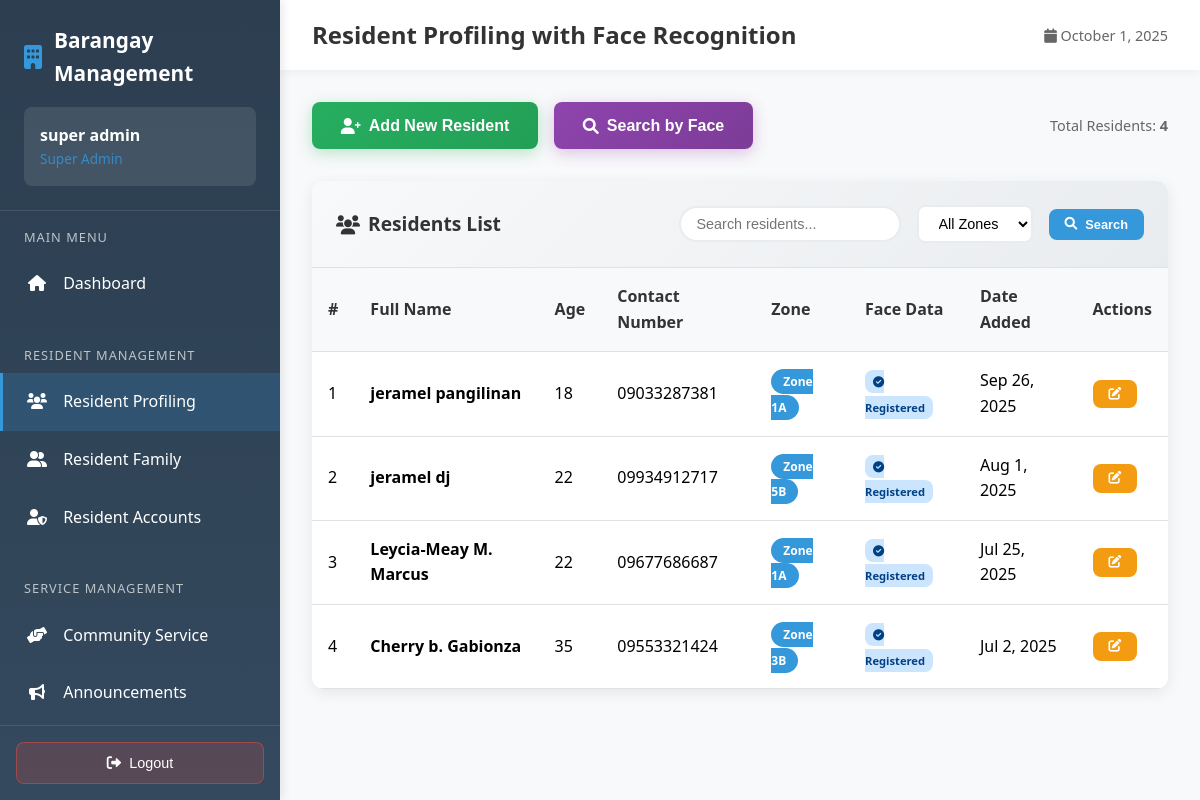
Page /employee/admin/resident-profiling.php (signed in) on the committed database.
### tables this page shows
CREATE TABLE `residents` (
  `id` int(11) NOT NULL,
  `first_name` varchar(100) NOT NULL,
  `middle_initial` varchar(1) DEFAULT NULL,
  `last_name` varchar(100) NOT NULL,
  `full_name` varchar(255) DEFAULT NULL,
  `suffix` varchar(50) DEFAULT NULL,
  `age` int(11) NOT NULL,
  `contact_number` varchar(20) NOT NULL,
  `zone` enum('Zone 1A','Zone 1B','Zone 2A','Zone 2B','Zone 3A','Zone 3B','Zone 4A','Zone 4B','Zone 5A','Zone 5B','Zone 6A','Zone 6B','Zone 7A','Zone 7B') NOT NULL DEFAULT 'Zone 1A',
  `email` varchar(100) DEFAULT NULL,
  `created_at` timestamp NOT NULL DEFAULT current_timestamp(),
  `updated_at` timestamp NOT NULL DEFAULT current_timestamp() ON UPDATE current_timestamp(),
  `photo_path` varchar(255) DEFAULT NULL,
  `face_descriptor` text DEFAULT NULL,
  `face_embedding` text DEFAULT NULL,
  `face_photo` longtext DEFAULT NULL,
  `liveness_verified` tinyint(1) DEFAULT 0,
  `total_volunteer_hours` decimal(6,1) DEFAULT 0.0,
  `total_volunteer_events` int(11) DEFAULT 0,
  `last_volunteer_date` date DEFAULT NULL,
  `volunteer_status` enum('inactive','active','outstanding') DEFAULT 'inactive',
  `status` varchar(20) NOT NULL DEFAULT 'active'
);

### employee/admin/resident-profiling.php (the view, shortened to what this page needs)
<?php
require_once '../../config.php';
$search = isset($_GET['search']) ? mysqli_real_escape_string($connection, $_GET['search']) : '';
$page = isset($_GET['page']) ? intval($_GET['page']) : 1;
$records_per_page = 10;
$offset = ($page - 1) * $records_per_page;
$where_conditions = [];
$where_clause = !empty($where_conditions) ? 'WHERE ' . implode(' AND ', $where_conditions) : '';
$count_query = "SELECT COUNT(*) as total FROM residents $where_clause";
$count_result = mysqli_query($connection, $count_query);
$total_records = mysqli_fetch_assoc($count_result)['total'];
$residents_query = "SELECT * FROM residents $where_clause ORDER BY created_at DESC LIMIT $records_per_page OFFSET $offset";
$residents_result = mysqli_query($connection, $residents_query);
$row_number = $offset + 1;
?>
<!DOCTYPE html>
<html lang="en">
<head>
    <link href="https://cdnjs.cloudflare.com/ajax/libs/font-awesome/6.0.0/css/all.min.css" rel="stylesheet">
</head>
<body>
    <nav class="sidebar" id="sidebar">
        <div class="sidebar-header">
            <div class="sidebar-brand">
                <i class="fas fa-building"></i>
                Barangay Management
            </div>
            <div class="user-info">
                <div class="user-name"><?php echo $_SESSION['full_name']; ?></div>
                <div class="user-role">Super Admin</div>
            </div>
        </div>
        <div class="sidebar-nav">
            <div class="nav-section">
                <div class="nav-section-title">Main Menu</div>
                <a href="dashboard.php" class="nav-item">
                    <i class="fas fa-home"></i>
                    Dashboard
                </a>
            </div>
            <div class="nav-section">
                <div class="nav-section-title">Resident Management</div>
                <a href="resident-profiling.php" class="nav-item active">
                    <i class="fas fa-users"></i>
                    Resident Profiling
                </a>
                <a href="resident_family.php" class="nav-item">
                    <i class="fas fa-user-friends"></i>
                    Resident Family
                </a>
                <a href="resident_account.php" class="nav-item">
					<i class="fas fa-user-shield"></i>
					Resident Accounts
				</a>
            </div>
            <div class="nav-section">
                <div class="nav-section-title">Service Management</div>
                <a href="community_service.php" class="nav-item">
                    <i class="fas fa-hands-helping"></i>
                    Community Service
                </a>
                <a href="announcements.php" class="nav-item">
                    <i class="fas fa-bullhorn"></i>
                    Announcements
                </a>
                <a href="complaints.php" class="nav-item">
                </a>
            </div>
        </div>
        <div class="logout-section">
            <form action="../logout.php" method="POST" id="logoutForm" style="width: 100%;">
                <button type="button" class="logout-btn" onclick="handleLogout()">
                    <i class="fas fa-sign-out-alt"></i>
                    Logout
                </button>
            </form>
        </div>
    </nav>
    <div class="main-content">
        <div class="top-bar">
            <h1 class="page-title">Resident Profiling with Face Recognition</h1>
            <div style="display: flex; align-items: center; gap: 1rem;">
                <span style="color: #666; font-size: 0.9rem;">
                    <i class="fas fa-calendar"></i> <?php echo date('F j, Y'); ?>
                </span>
            </div>
        </div>
        <div class="content-area">
            <div class="action-buttons">
                <div style="display: flex; gap: 1rem; flex-wrap: wrap;">
                    <button class="btn btn-add-resident" onclick="showModal('createModal')">
                        <i class="fas fa-user-plus"></i> Add New Resident
                    </button>
                    <button class="btn btn-face-search" onclick="showModal('searchModal')">
                        <i class="fas fa-search"></i> Search by Face
                    </button>
                </div>
                <div style="color: #666; font-size: 0.9rem;">
                    Total Residents: <strong><?php echo $total_records; ?></strong>
                </div>
            </div>
            <div class="table-card">
                <div class="table-header">
                    <div class="table-title">
                        <i class="fas fa-users"></i>
                        Residents List
                    </div>
                    <div class="search-filters">
                        <form method="GET" style="margin-left: auto; display:flex; gap:1rem; align-items:center;">
                            <input type="text" name="search" placeholder="Search residents..."
                                   class="search-input" value="<?php echo htmlspecialchars($search); ?>">
                            <select name="zone" class="filter-select">
                                <option value="">All Zones</option>
                            </select>
                            <button type="submit" class="btn btn-primary btn-sm">
                                <i class="fas fa-search"></i> Search
                            </button>
                        </form>
                    </div>
                </div>
                <div class="table-responsive">
                    <table class="table">
                        <thead>
                            <tr>
                                <th>#</th>
                                <th>Full Name</th>
                                <th>Age</th>
                                <th>Contact Number</th>
                                <th>Zone</th>
                                <th>Face Data</th>
                                <th>Date Added</th>
                                <th>Actions</th>
                            </tr>
                        </thead>
                        <tbody>
                            <?php if (mysqli_num_rows($residents_result) > 0): ?>
                                <?php while ($resident = mysqli_fetch_assoc($residents_result)): ?>
                                    <tr>
                                        <td><?php echo $row_number++; ?></td>
                                        <td>
                                            <strong><?php echo htmlspecialchars($resident['full_name']); ?></strong>
                                        </td>
                                        <td><?php echo $resident['age']; ?></td>
                                        <td><?php echo htmlspecialchars($resident['contact_number']); ?></td>
                                        <td>
                                            <span class="status-badge zone-badge">
                                                <?php echo htmlspecialchars($resident['zone']); ?>
                                            </span>
                                        </td>
                                        <td>
                                            <?php if ($resident['face_descriptor']): ?>
                                                <span class="face-badge face-registered">
                                                    <i class="fas fa-check-circle"></i> Registered
                                                </span>
                                            <?php else: ?>
                                                <span class="face-badge">
                                                    <i class="fas fa-times-circle"></i> Not Set
                                                </span>
                                            <?php endif; ?>
                                        </td>
                                        <td><?php echo date('M j, Y', strtotime($resident['created_at'])); ?></td>
                                        <td>
                                            <button class="btn btn-warning btn-sm" onclick="editResident(<?php echo htmlspecialchars(json_encode($resident)); ?>)">
                                                <i class="fas fa-edit"></i>
                                            </button>
                                        </td>
                                    </tr>
                                <?php endwhile; ?>
                            <?php endif; ?>
                        </tbody>
                    </table>
                </div>
            </div>
        </div>
    </div>
</body>
</html>

### rows in the picture
residents: full_name "jeramel pangilinan", age "18", contact_number "09033287381", zone "Zone 1A", shows "Registered", created_at "Sep 26, 2025"
residents: full_name "jeramel dj", age "22", contact_number "09934912717", zone "Zone 5B", shows "Registered", created_at "Aug 1, 2025"
residents: full_name "Leycia-Meay M. Marcus", age "22", contact_number "09677686687", zone "Zone 1A", shows "Registered", created_at "Jul 25, 2025"
residents: full_name "Cherry b. Gabionza", age "35", contact_number "09553321424", zone "Zone 3B", shows "Registered", created_at "Jul 2, 2025"

### other values in the picture
$_SESSION['full_name'] "super admin"
$total_records "4"
